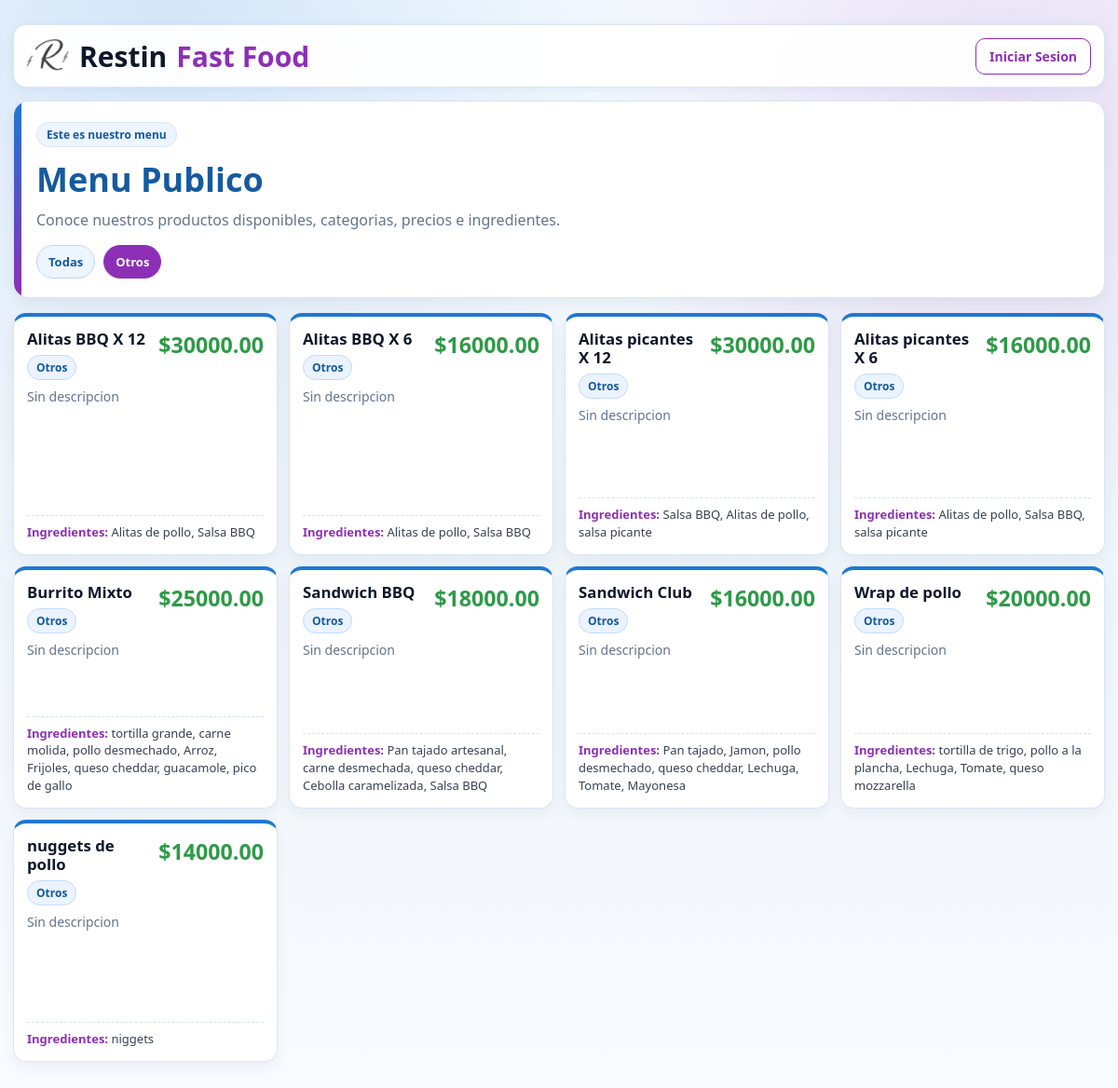
Before: /?categoria=4 with the older database file.
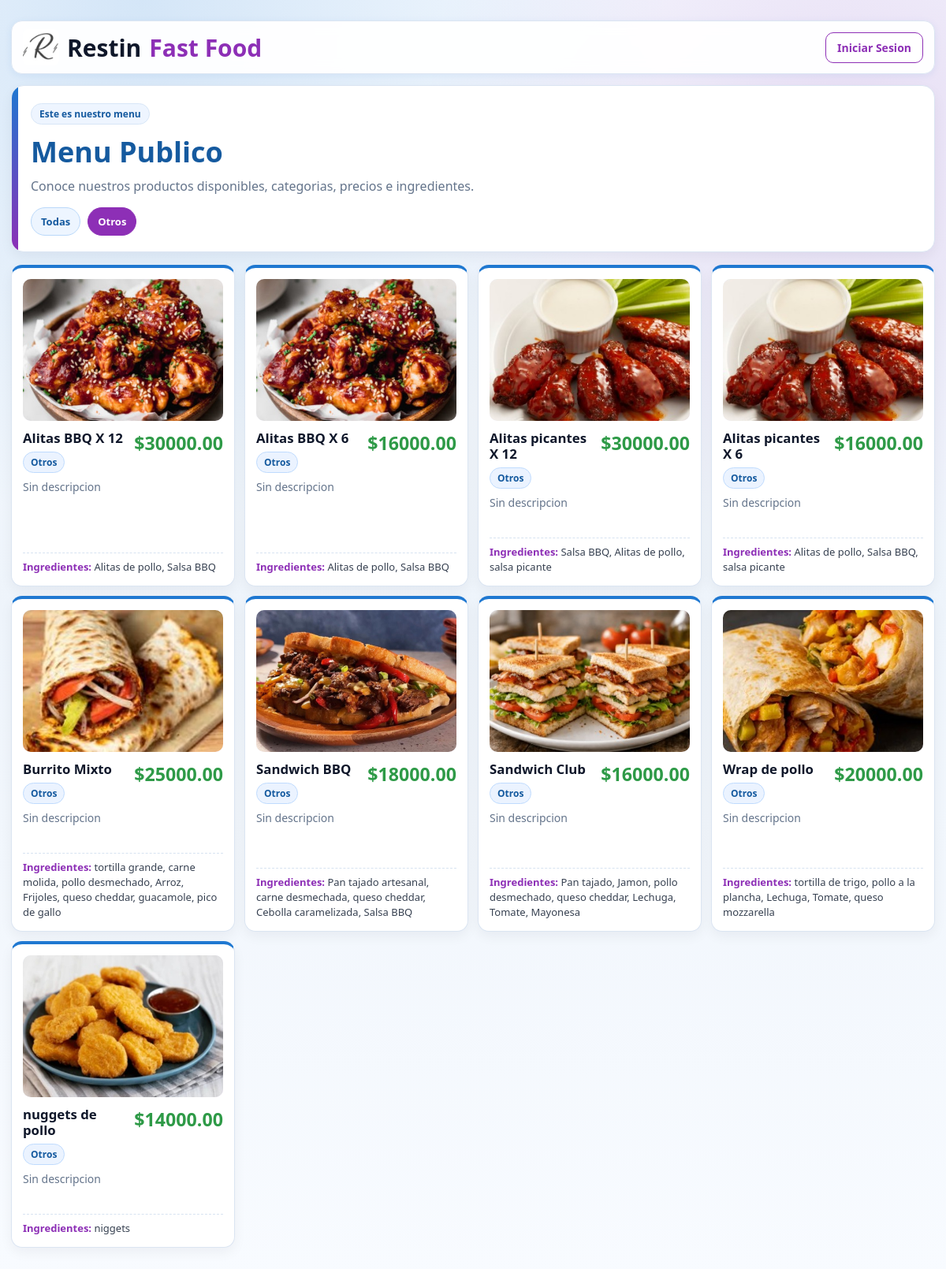
After: the same page with the newer database file.
### products/models.py (models this page shows, shortened)
class Categoria(models.Model):
    nombre = models.CharField(max_length=100, unique=True)

class Producto(models.Model):
    nombre = models.CharField(max_length=100, unique=True)
    descripcion = models.TextField(blank=True, null=True)
    categoria = models.ForeignKey(Categoria, on_delete=models.CASCADE, related_name="productos")
    precio = models.DecimalField(max_digits=10, decimal_places=2)
    imagen = models.ImageField(upload_to='productos/', blank=True, null=True)
    ingredientes = models.ManyToManyField(Ingrediente, blank=True, related_name="productos")
    disponible = models.BooleanField(default=True, help_text="¿El producto está activo para ventas?")

class ProductoIngrediente(models.Model):
    producto = models.ForeignKey(Producto, on_delete=models.CASCADE)
    ingrediente = models.ForeignKey(Ingrediente, on_delete=models.CASCADE)
    cantidad = models.PositiveIntegerField(default=1, help_text="Cantidad de ingrediente necesaria por unidad de producto")
    class Meta:
        unique_together = ('producto', 'ingrediente')

class Ingrediente(models.Model):
    UNIDAD_CHOICES = [
        ('unidad', 'Unidad'),
        ('gramo', 'Gramo'),
        ('kilogramo', 'Kilogramo'),
        ('mililitro', 'Mililitro'),
        ('litro', 'Litro'),
        ('porcion', 'Porción'),
    ]
    nombre = models.CharField(max_length=100, unique=True)
    stock = models.PositiveIntegerField(default=0, help_text="Cantidad disponible en inventario")
    unidad_medida = models.CharField(max_length=20, choices=UNIDAD_CHOICES, default='unidad')

### ventas/views.py (the view)
# urls.py: path('', PublicMenuView.as_view(), name='public_menu'),
class PublicMenuView(ListView):
    model = Producto
    template_name = 'ventas/public_menu.html'
    context_object_name = 'productos'
    def get_queryset(self):
        from django.db.models import F, OuterRef, Exists
        from products.models import ProductoIngrediente
        queryset = super().get_queryset().filter(disponible=True).select_related('categoria').prefetch_related(
            'productoingrediente_set__ingrediente',
            'ingredientes',
        )
        categoria_id = self.request.GET.get('categoria')
        if categoria_id:
            queryset = queryset.filter(categoria_id=categoria_id)
        queryset = queryset.filter(productoingrediente__isnull=False).distinct()
        pi_sub = ProductoIngrediente.objects.filter(
            producto=OuterRef('pk'),
            ingrediente__stock__lt=F('cantidad')
        )
        queryset = queryset.annotate(
            tiene_faltante=Exists(pi_sub)
        ).filter(tiene_faltante=False)
        return queryset.order_by('categoria__nombre', 'nombre')
    def get_context_data(self, **kwargs):
        context = super().get_context_data(**kwargs)
        context['categorias'] = Categoria.objects.filter(productos__in=context['productos']).distinct().order_by('nombre')
        context['productos_total'] = context['productos'].count()
        categoria_id = self.request.GET.get('categoria')
        if categoria_id:
            try:
                context['categoria_seleccionada'] = Categoria.objects.get(id=categoria_id)
            except Categoria.DoesNotExist:
                pass
        return context

### ventas/templates/ventas/public_menu.html (shortened to what this page needs)
{% load static %}
<!DOCTYPE html>
<html lang="es">
<head>
</head>
<body>
    <div class="wrap">
        <header class="topbar">
            <div class="brand">
                <img class="brand-logo" src="{% static 'ventas/restin2.jpeg' %}?v=20260513" alt="Restin logo">
                Restin <span>Fast Food</span>
            </div>
            <a class="btn-login" href="/login/">Iniciar Sesion</a>
        </header>
        <section class="hero" id="menu">
            <div class="hero-badge">Este es nuestro menu</div>
            <h1>Menu Publico</h1>
            <p>Conoce nuestros productos disponibles, categorias, precios e ingredientes.</p>
            <div class="chips">
                <a href="/" class="chip {% if not categoria_seleccionada %}active{% endif %}">Todas</a>
                {% for categoria in categorias %}
                    <a href="/?categoria={{ categoria.id }}" class="chip {% if categoria_seleccionada and categoria_seleccionada.id == categoria.id %}active{% endif %}">{{ categoria.nombre }}</a>
                {% endfor %}
            </div>
        </section>
        {% if productos %}
            <section class="grid" aria-label="Menu visual de productos">
                {% for producto in productos %}
                    <article class="card">
                        {% if producto.imagen %}
                            <img class="card-image" src="{{ producto.imagen.url }}" alt="{{ producto.nombre }}">
                        {% endif %}
                        <div class="card-head">
                            <div class="card-title-wrap">
                                <div class="name">{{ producto.nombre }}</div>
                                <span class="cat">{{ producto.categoria.nombre }}</span>
                            </div>
                            <div class="price">${{ producto.precio }}</div>
                        </div>
                        <p class="desc">{% if producto.descripcion %}{{ producto.descripcion }}{% else %}Sin descripcion{% endif %}</p>
                        <div class="ingredients">
                            <strong>Ingredientes:</strong>
                            {% if producto.productoingrediente_set.all %}
                                {% for pi in producto.productoingrediente_set.all %}
                                    {{ pi.ingrediente.nombre }}{% if not forloop.last %}, {% endif %}
                                {% endfor %}
                            {% elif producto.ingredientes.all %}
                                {% for ingrediente in producto.ingredientes.all %}
                                    {{ ingrediente.nombre }}{% if not forloop.last %}, {% endif %}
                                {% endfor %}
                            {% else %}
                                Sin ingredientes registrados
                            {% endif %}
                        </div>
                    </article>
                {% endfor %}
            </section>
        {% else %}
            <section class="empty">
                No hay productos disponibles para mostrar en este momento.
            </section>
        {% endif %}
    </div>
</body>
</html>

### ventas/templates/ventas/public_menu.html (style rules this page uses)
:root { --bg: #f5f8fc; --panel: #ffffff; --line: #dbe5f2; --text: #0f172a; --muted: #64748b; --blue: #1f78d1; --blue-dark: #155a9f; --purple: #8d2fb6; --success: #2e9a47; }
* { box-sizing: border-box; }
body { margin: 0; font-family: "Segoe UI", Tahoma, Geneva, Verdana, sans-serif; background: radial-gradient(circle at 15% 0%, rgba(31, 120, 209, 0.16), transparent 35%), radial-gradient(circle at 90% 10%, rgba(141, 47, 182, 0.14), transparent 30%), linear-gradient(180deg, #f7fbff 0%, #eef4fb 48%, #f8fbff 100%); color: var(--text); }
.wrap { width: min(1180px, 100% - 28px); margin: 0 auto; padding: 16px 0 34px; }
.topbar { position: sticky; top: 0; z-index: 10; background: rgba(255, 255, 255, 0.95); backdrop-filter: blur(8px); border: 1px solid var(--line); border-radius: 14px; box-shadow: 0 2px 10px rgba(21, 101, 192, 0.08); margin-top: 10px; padding: 10px 14px; display: grid; grid-template-columns: 1fr auto; align-items: center; gap: 14px; }
.brand { display: inline-flex; align-items: center; gap: 10px; font-weight: 800; font-size: 30px; }
.brand-logo { width: 46px; height: 46px; border-radius: 8px; object-fit: cover; }
.brand span { color: var(--purple); }
.btn-login { border: 1px solid var(--purple); color: var(--purple); background: #fff; border-radius: 10px; padding: 9px 14px; font-size: 14px; font-weight: 700; text-decoration: none; transition: .18s ease; }
.hero { margin-top: 14px; background: var(--panel); color: var(--text); border: 1px solid var(--line); border-radius: 16px; padding: 22px 24px 20px; box-shadow: 0 6px 16px rgba(2, 19, 45, 0.05); position: relative; overflow: hidden; }
.hero::after { content: ""; position: absolute; inset: 0 auto 0 0; width: 8px; background: linear-gradient(180deg, var(--blue), var(--purple)); }
.hero-badge { display: inline-flex; align-items: center; border: 1px solid #d8e6f7; background: #eef5ff; color: var(--blue-dark); border-radius: 999px; padding: 4px 10px; font-size: 12px; font-weight: 700; margin-bottom: 10px; position: relative; z-index: 1; }
.hero h1 { margin: 0; font-size: clamp(1.9rem, 3vw, 2.4rem); color: var(--blue-dark); position: relative; z-index: 1; }
.hero p { margin: 8px 0 0; color: var(--muted); font-size: 1rem; position: relative; z-index: 1; }
.chips { display: flex; flex-wrap: wrap; gap: 9px; margin-top: 16px; position: relative; z-index: 1; }
.chip { text-decoration: none; padding: 8px 12px; border-radius: 999px; border: 1px solid #b9d8fa; color: var(--blue-dark); background: #edf5ff; font-size: 13px; font-weight: 700; }
.chip.active, .chip:hover { background: var(--purple); border-color: var(--purple); color: #fff; }
.grid { margin-top: 16px; display: grid; grid-template-columns: repeat(auto-fill, minmax(270px, 1fr)); gap: 12px; }
.card { background: var(--panel); border: 1px solid var(--line); border-top: 4px solid var(--blue); border-radius: 14px; padding: 14px; box-shadow: 0 6px 16px rgba(2, 19, 45, 0.05); display: flex; flex-direction: column; min-height: 260px; }
.card-image { width: 100%; height: 180px; object-fit: cover; border-radius: 10px; margin-bottom: 12px; background: linear-gradient(135deg, #eff6ff, #f5e9fb); }
.card-head { display: grid; grid-template-columns: minmax(0, 1fr) auto; gap: 10px; align-items: start; }
.card-title-wrap { min-width: 0; }
.name { font-size: 1.05rem; font-weight: 800; line-height: 1.2; display: -webkit-box; -webkit-line-clamp: 2; -webkit-box-orient: vertical; overflow: hidden; }
.price { color: var(--success); font-weight: 800; font-size: clamp(1.15rem, 2.4vw, 1.45rem); text-align: right; white-space: nowrap; max-width: 138px; overflow: hidden; text-overflow: ellipsis; }
.cat { margin-top: 7px; display: inline-block; border: 1px solid #bfdbfe; background: #ebf3ff; color: var(--blue-dark); border-radius: 999px; padding: 4px 9px; font-size: 12px; font-weight: 700; }
.desc { margin-top: 8px; color: var(--muted); font-size: 14px; min-height: 40px; }
.ingredients { margin-top: 10px; border-top: 1px dashed #d7e3f1; padding-top: 8px; color: #374151; font-size: 13px; line-height: 1.45; margin-top: auto; }
.ingredients strong { color: var(--purple); }

Changed rows visible on the page:
changed Producto "Alitas BBQ X 12": imagen: picture added
changed Producto "Alitas BBQ X 6": imagen: picture added
changed Producto "Alitas picantes X 12": imagen: picture added
changed Producto "Alitas picantes X 6": imagen: picture added
changed Producto "Burrito Mixto": imagen: picture added
changed Producto "Sandwich BBQ": imagen: picture added
changed Producto "Sandwich Club": imagen: picture added
changed Producto "Wrap de pollo": imagen: picture added
changed Producto "nuggets de pollo": imagen: picture added
